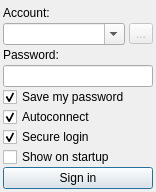
<?xml version="1.0" encoding="UTF-8"?>
<ui version="4.0">
 <class>loginDialogClass</class>
 <widget class="QDialog" name="loginDialogClass">
  <property name="windowModality">
   <enum>Qt::NonModal</enum>
  </property>
  <property name="geometry">
   <rect>
    <x>0</x>
    <y>0</y>
    <width>156</width>
    <height>192</height>
   </rect>
  </property>
  <property name="windowTitle">
   <string>Account</string>
  </property>
  <property name="windowIcon">
   <iconset>
    <normaloff>:/icons/icq.png</normaloff>:/icons/icq.png</iconset>
  </property>
  <layout class="QGridLayout">
   <property name="margin">
    <number>3</number>
   </property>
   <item row="0" column="0">
    <layout class="QVBoxLayout">
     <property name="spacing">
      <number>0</number>
     </property>
     <item>
      <widget class="QLabel" name="accountLabel">
       <property name="text">
        <string>Account:</string>
       </property>
      </widget>
     </item>
     <item>
      <layout class="QHBoxLayout">
       <property name="spacing">
        <number>4</number>
       </property>
       <item>
        <widget class="QComboBox" name="accountBox">
         <property name="editable">
          <bool>true</bool>
         </property>
         <property name="maxVisibleItems">
          <number>10</number>
         </property>
         <property name="frame">
          <bool>true</bool>
         </property>
        </widget>
       </item>
       <item>
        <widget class="QToolButton" name="deleteButton">
         <property name="enabled">
          <bool>false</bool>
         </property>
         <property name="text">
          <string>...</string>
         </property>
         <property name="icon">
          <iconset resource="../qutim.qrc">
           <normaloff>:/icons/crystal_project/delete_user.png</normaloff>:/icons/crystal_project/delete_user.png</iconset>
         </property>
        </widget>
       </item>
      </layout>
     </item>
     <item>
      <widget class="QLabel" name="passwordLabel">
       <property name="text">
        <string>Password:</string>
       </property>
      </widget>
     </item>
     <item>
      <widget class="QLineEdit" name="passwordEdit">
       <property name="maxLength">
        <number>32</number>
       </property>
       <property name="echoMode">
        <enum>QLineEdit::Password</enum>
       </property>
      </widget>
     </item>
     <item>
      <widget class="QCheckBox" name="saveBox">
       <property name="enabled">
        <bool>true</bool>
       </property>
       <property name="text">
        <string>Save my password</string>
       </property>
       <property name="checked">
        <bool>true</bool>
       </property>
      </widget>
     </item>
     <item>
      <widget class="QCheckBox" name="connectBox">
       <property name="text">
        <string>Autoconnect</string>
       </property>
       <property name="checked">
        <bool>true</bool>
       </property>
      </widget>
     </item>
     <item>
      <widget class="QCheckBox" name="securBox">
       <property name="text">
        <string>Secure login</string>
       </property>
       <property name="checked">
        <bool>true</bool>
       </property>
      </widget>
     </item>
     <item>
      <widget class="QCheckBox" name="openBox">
       <property name="text">
        <string>Show on startup</string>
       </property>
      </widget>
     </item>
     <item>
      <widget class="QPushButton" name="signButton">
       <property name="text">
        <string>Sign in</string>
       </property>
       <property name="icon">
        <iconset resource="../qutim.qrc">
         <normaloff>:/icons/crystal_project/signin.png</normaloff>:/icons/crystal_project/signin.png</iconset>
       </property>
       <property name="default">
        <bool>true</bool>
       </property>
      </widget>
     </item>
    </layout>
   </item>
  </layout>
 </widget>
 <layoutdefault spacing="6" margin="11"/>
 <tabstops>
  <tabstop>accountBox</tabstop>
  <tabstop>saveBox</tabstop>
  <tabstop>connectBox</tabstop>
  <tabstop>securBox</tabstop>
  <tabstop>deleteButton</tabstop>
 </tabstops>
 <resources>
  <include location="../qutim.qrc"/>
 </resources>
 <connections>
  <connection>
   <sender>signButton</sender>
   <signal>clicked()</signal>
   <receiver>loginDialogClass</receiver>
   <slot>accept()</slot>
   <hints>
    <hint type="sourcelabel">
     <x>93</x>
     <y>241</y>
    </hint>
    <hint type="destinationlabel">
     <x>6</x>
     <y>9</y>
    </hint>
   </hints>
  </connection>
 </connections>
</ui>
